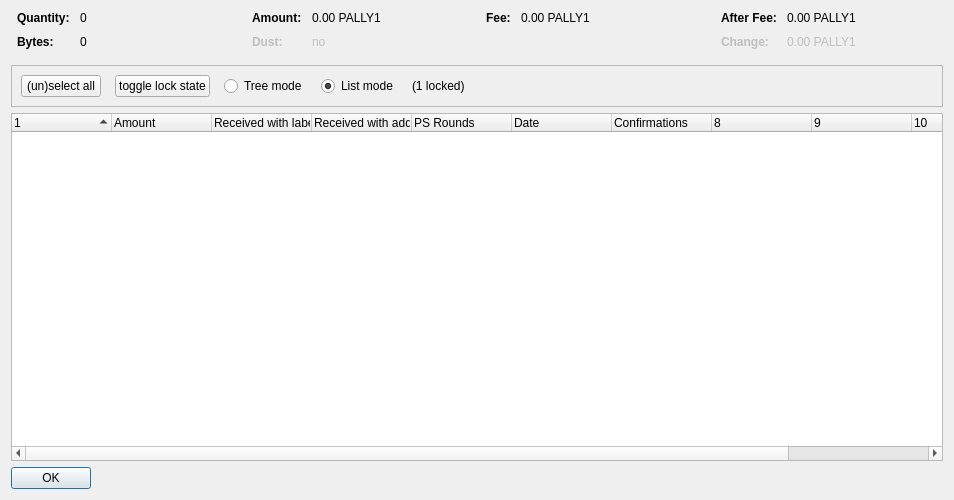
<?xml version="1.0" encoding="UTF-8"?>
<ui version="4.0">
 <class>CoinControlDialog</class>
 <widget class="QDialog" name="CoinControlDialog">
  <property name="geometry">
   <rect>
    <x>0</x>
    <y>0</y>
    <width>954</width>
    <height>500</height>
   </rect>
  </property>
  <property name="windowTitle">
   <string>Coin Selection</string>
  </property>
  <layout class="QVBoxLayout" name="verticalLayout">
   <item>
    <layout class="QHBoxLayout" name="horizontalLayoutTop" stretch="0,0,0,0">
     <property name="topMargin">
      <number>0</number>
     </property>
     <property name="bottomMargin">
      <number>10</number>
     </property>
     <item>
      <layout class="QFormLayout" name="formLayoutCoinControl1">
       <property name="horizontalSpacing">
        <number>10</number>
       </property>
       <property name="verticalSpacing">
        <number>10</number>
       </property>
       <property name="leftMargin">
        <number>6</number>
       </property>
       <property name="rightMargin">
        <number>6</number>
       </property>
       <item row="0" column="0">
        <widget class="QLabel" name="labelCoinControlQuantityText">
         <property name="font">
          <font>
           <weight>75</weight>
           <bold>true</bold>
          </font>
         </property>
         <property name="text">
          <string>Quantity:</string>
         </property>
        </widget>
       </item>
       <item row="0" column="1">
        <widget class="QLabel" name="labelCoinControlQuantity">
         <property name="cursor">
          <cursorShape>IBeamCursor</cursorShape>
         </property>
         <property name="contextMenuPolicy">
          <enum>Qt::ActionsContextMenu</enum>
         </property>
         <property name="text">
          <string notr="true">0</string>
         </property>
         <property name="textInteractionFlags">
          <set>Qt::LinksAccessibleByMouse|Qt::TextSelectableByKeyboard|Qt::TextSelectableByMouse</set>
         </property>
        </widget>
       </item>
       <item row="1" column="0">
        <widget class="QLabel" name="labelCoinControlBytesText">
         <property name="font">
          <font>
           <weight>75</weight>
           <bold>true</bold>
          </font>
         </property>
         <property name="text">
          <string>Bytes:</string>
         </property>
        </widget>
       </item>
       <item row="1" column="1">
        <widget class="QLabel" name="labelCoinControlBytes">
         <property name="cursor">
          <cursorShape>IBeamCursor</cursorShape>
         </property>
         <property name="contextMenuPolicy">
          <enum>Qt::ActionsContextMenu</enum>
         </property>
         <property name="text">
          <string notr="true">0</string>
         </property>
         <property name="textInteractionFlags">
          <set>Qt::LinksAccessibleByMouse|Qt::TextSelectableByKeyboard|Qt::TextSelectableByMouse</set>
         </property>
        </widget>
       </item>
      </layout>
     </item>
     <item>
      <layout class="QFormLayout" name="formLayoutCoinControl2">
       <property name="horizontalSpacing">
        <number>10</number>
       </property>
       <property name="verticalSpacing">
        <number>10</number>
       </property>
       <property name="leftMargin">
        <number>6</number>
       </property>
       <property name="rightMargin">
        <number>6</number>
       </property>
       <item row="0" column="0">
        <widget class="QLabel" name="labelCoinControlAmountText">
         <property name="font">
          <font>
           <weight>75</weight>
           <bold>true</bold>
          </font>
         </property>
         <property name="text">
          <string>Amount:</string>
         </property>
        </widget>
       </item>
       <item row="0" column="1">
        <widget class="QLabel" name="labelCoinControlAmount">
         <property name="cursor">
          <cursorShape>IBeamCursor</cursorShape>
         </property>
         <property name="contextMenuPolicy">
          <enum>Qt::ActionsContextMenu</enum>
         </property>
         <property name="text">
          <string notr="true">0.00 PALLY1</string>
         </property>
         <property name="textInteractionFlags">
          <set>Qt::LinksAccessibleByMouse|Qt::TextSelectableByKeyboard|Qt::TextSelectableByMouse</set>
         </property>
        </widget>
       </item>
       <item row="1" column="0">
        <widget class="QLabel" name="labelCoinControlLowOutputText">
         <property name="enabled">
          <bool>false</bool>
         </property>
         <property name="font">
          <font>
           <weight>75</weight>
           <bold>true</bold>
          </font>
         </property>
         <property name="text">
          <string>Dust:</string>
         </property>
        </widget>
       </item>
       <item row="1" column="1">
        <widget class="QLabel" name="labelCoinControlLowOutput">
         <property name="enabled">
          <bool>false</bool>
         </property>
         <property name="cursor">
          <cursorShape>IBeamCursor</cursorShape>
         </property>
         <property name="contextMenuPolicy">
          <enum>Qt::ActionsContextMenu</enum>
         </property>
         <property name="text">
          <string notr="true">no</string>
         </property>
         <property name="textInteractionFlags">
          <set>Qt::LinksAccessibleByMouse|Qt::TextSelectableByKeyboard|Qt::TextSelectableByMouse</set>
         </property>
        </widget>
       </item>
      </layout>
     </item>
     <item>
      <layout class="QFormLayout" name="formLayoutCoinControl3">
       <property name="horizontalSpacing">
        <number>10</number>
       </property>
       <property name="verticalSpacing">
        <number>10</number>
       </property>
       <property name="leftMargin">
        <number>6</number>
       </property>
       <property name="rightMargin">
        <number>6</number>
       </property>
       <item row="0" column="0">
        <widget class="QLabel" name="labelCoinControlFeeText">
         <property name="font">
          <font>
           <weight>75</weight>
           <bold>true</bold>
          </font>
         </property>
         <property name="text">
          <string>Fee:</string>
         </property>
        </widget>
       </item>
       <item row="0" column="1">
        <widget class="QLabel" name="labelCoinControlFee">
         <property name="cursor">
          <cursorShape>IBeamCursor</cursorShape>
         </property>
         <property name="contextMenuPolicy">
          <enum>Qt::ActionsContextMenu</enum>
         </property>
         <property name="text">
          <string notr="true">0.00 PALLY1</string>
         </property>
         <property name="textInteractionFlags">
          <set>Qt::LinksAccessibleByMouse|Qt::TextSelectableByKeyboard|Qt::TextSelectableByMouse</set>
         </property>
        </widget>
       </item>
      </layout>
     </item>
     <item>
      <layout class="QFormLayout" name="formLayoutCoinControl4">
       <property name="horizontalSpacing">
        <number>10</number>
       </property>
       <property name="verticalSpacing">
        <number>10</number>
       </property>
       <property name="leftMargin">
        <number>6</number>
       </property>
       <property name="rightMargin">
        <number>6</number>
       </property>
       <item row="0" column="0">
        <widget class="QLabel" name="labelCoinControlAfterFeeText">
         <property name="font">
          <font>
           <weight>75</weight>
           <bold>true</bold>
          </font>
         </property>
         <property name="text">
          <string>After Fee:</string>
         </property>
        </widget>
       </item>
       <item row="0" column="1">
        <widget class="QLabel" name="labelCoinControlAfterFee">
         <property name="cursor">
          <cursorShape>IBeamCursor</cursorShape>
         </property>
         <property name="contextMenuPolicy">
          <enum>Qt::ActionsContextMenu</enum>
         </property>
         <property name="text">
          <string notr="true">0.00 PALLY1</string>
         </property>
         <property name="textInteractionFlags">
          <set>Qt::LinksAccessibleByMouse|Qt::TextSelectableByKeyboard|Qt::TextSelectableByMouse</set>
         </property>
        </widget>
       </item>
       <item row="1" column="0">
        <widget class="QLabel" name="labelCoinControlChangeText">
         <property name="enabled">
          <bool>false</bool>
         </property>
         <property name="font">
          <font>
           <weight>75</weight>
           <bold>true</bold>
          </font>
         </property>
         <property name="text">
          <string>Change:</string>
         </property>
        </widget>
       </item>
       <item row="1" column="1">
        <widget class="QLabel" name="labelCoinControlChange">
         <property name="enabled">
          <bool>false</bool>
         </property>
         <property name="cursor">
          <cursorShape>IBeamCursor</cursorShape>
         </property>
         <property name="contextMenuPolicy">
          <enum>Qt::ActionsContextMenu</enum>
         </property>
         <property name="text">
          <string notr="true">0.00 PALLY1</string>
         </property>
         <property name="textInteractionFlags">
          <set>Qt::LinksAccessibleByMouse|Qt::TextSelectableByKeyboard|Qt::TextSelectableByMouse</set>
         </property>
        </widget>
       </item>
      </layout>
     </item>
    </layout>
   </item>
   <item>
    <widget class="QFrame" name="frame">
     <property name="minimumSize">
      <size>
       <width>0</width>
       <height>40</height>
      </size>
     </property>
     <property name="frameShape">
      <enum>QFrame::StyledPanel</enum>
     </property>
     <property name="frameShadow">
      <enum>QFrame::Sunken</enum>
     </property>
     <layout class="QHBoxLayout" name="horizontalLayout">
      <item>
       <layout class="QHBoxLayout" name="horizontalLayoutPanel" stretch="0,0,0,0,0,0">
        <property name="spacing">
         <number>14</number>
        </property>
        <item>
         <widget class="QPushButton" name="pushButtonSelectAll">
          <property name="sizePolicy">
           <sizepolicy hsizetype="Maximum" vsizetype="Fixed">
            <horstretch>0</horstretch>
            <verstretch>0</verstretch>
           </sizepolicy>
          </property>
          <property name="text">
           <string>(un)select all</string>
          </property>
          <property name="autoDefault">
           <bool>false</bool>
          </property>
         </widget>
        </item>
        <item>
         <widget class="QPushButton" name="pushButtonToggleLock">
          <property name="sizePolicy">
           <sizepolicy hsizetype="Maximum" vsizetype="Fixed">
            <horstretch>0</horstretch>
            <verstretch>0</verstretch>
           </sizepolicy>
          </property>
          <property name="text">
           <string>toggle lock state</string>
          </property>
          <property name="autoDefault">
           <bool>false</bool>
          </property>
         </widget>
        </item>
        <item>
         <widget class="QRadioButton" name="radioTreeMode">
          <property name="sizePolicy">
           <sizepolicy hsizetype="Maximum" vsizetype="Fixed">
            <horstretch>0</horstretch>
            <verstretch>0</verstretch>
           </sizepolicy>
          </property>
          <property name="text">
           <string>Tree mode</string>
          </property>
         </widget>
        </item>
        <item>
         <widget class="QRadioButton" name="radioListMode">
          <property name="sizePolicy">
           <sizepolicy hsizetype="Maximum" vsizetype="Fixed">
            <horstretch>0</horstretch>
            <verstretch>0</verstretch>
           </sizepolicy>
          </property>
          <property name="text">
           <string>List mode</string>
          </property>
          <property name="checked">
           <bool>true</bool>
          </property>
         </widget>
        </item>
        <item>
         <widget class="QLabel" name="labelLocked">
          <property name="text">
           <string>(1 locked)</string>
          </property>
         </widget>
        </item>
        <item>
         <spacer name="horizontalSpacer">
          <property name="orientation">
           <enum>Qt::Horizontal</enum>
          </property>
          <property name="sizeHint" stdset="0">
           <size>
            <width>40</width>
            <height>20</height>
           </size>
          </property>
         </spacer>
        </item>
       </layout>
      </item>
     </layout>
    </widget>
   </item>
   <item>
    <widget class="CoinControlTreeWidget" name="treeWidget">
     <property name="contextMenuPolicy">
      <enum>Qt::CustomContextMenu</enum>
     </property>
     <property name="sortingEnabled">
      <bool>false</bool>
     </property>
     <property name="columnCount">
      <number>11</number>
     </property>
     <attribute name="headerShowSortIndicator" stdset="0">
      <bool>true</bool>
     </attribute>
     <attribute name="headerStretchLastSection">
      <bool>false</bool>
     </attribute>
     <column>
      <property name="text">
       <string/>
      </property>
     </column>
     <column>
      <property name="text">
       <string>Amount</string>
      </property>
     </column>
     <column>
      <property name="text">
       <string>Received with label</string>
      </property>
     </column>
     <column>
      <property name="text">
       <string>Received with address</string>
      </property>
     </column>
     <column>
      <property name="text">
       <string>PS Rounds</string>
      </property>
     </column>
     <column>
      <property name="text">
       <string>Date</string>
      </property>
     </column>
     <column>
      <property name="text">
       <string>Confirmations</string>
      </property>
      <property name="toolTip">
       <string>Confirmed</string>
      </property>
     </column>
     <column>
      <property name="text">
       <string/>
      </property>
     </column>
     <column>
      <property name="text">
       <string/>
      </property>
     </column>
     <column>
      <property name="text">
       <string/>
      </property>
     </column>
     <column>
      <property name="text">
       <string/>
      </property>
     </column>
    </widget>
   </item>
   <item>
    <widget class="QDialogButtonBox" name="buttonBox">
     <property name="sizePolicy">
      <sizepolicy hsizetype="Maximum" vsizetype="Fixed">
       <horstretch>0</horstretch>
       <verstretch>0</verstretch>
      </sizepolicy>
     </property>
     <property name="orientation">
      <enum>Qt::Horizontal</enum>
     </property>
     <property name="standardButtons">
      <set>QDialogButtonBox::Ok</set>
     </property>
    </widget>
   </item>
  </layout>
 </widget>
 <customwidgets>
  <customwidget>
   <class>CoinControlTreeWidget</class>
   <extends>QTreeWidget</extends>
   <header>coincontroltreewidget.h</header>
  </customwidget>
 </customwidgets>
 <resources/>
 <connections/>
</ui>
